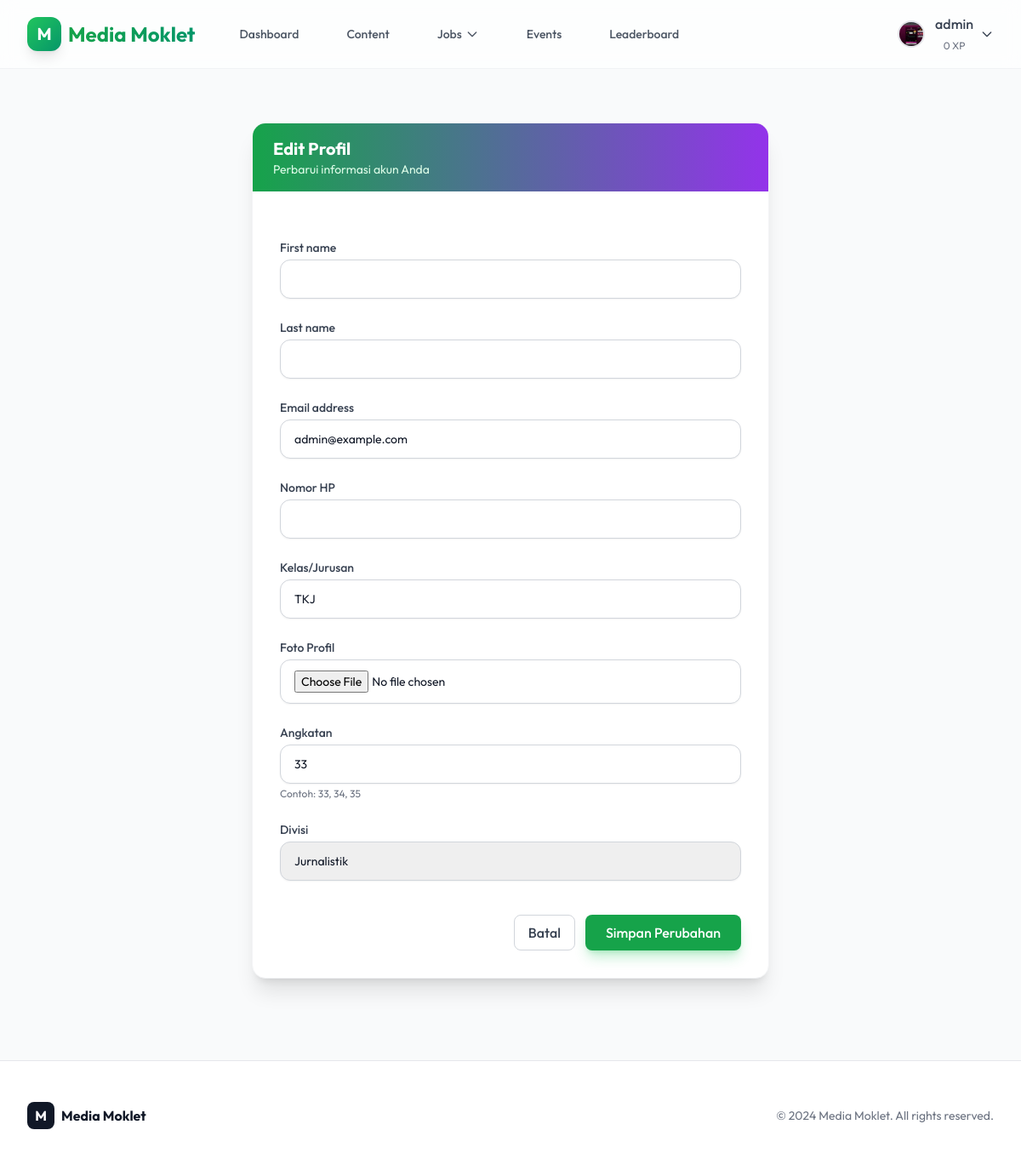
The page /auth/profile/edit/ (signed in) on the database its author committed.
### users/models.py (models this page shows, shortened)
class User(AbstractUser):
    class Division(models.TextChoices):
        JOURNALISM = 'JOURNALISM', 'Jurnalistik'
        DESIGN = 'DESIGN', 'Design'
        PHOTOGRAPHY = 'PHOTOGRAPHY', 'Fotografi'
    class Role(models.TextChoices):
        PIC_DIVISI = 'PIC_DIVISI', 'PIC Divisi'
        KETUA = 'KETUA', 'Ketua Media Moklet'
        WAKA = 'WAKA', 'Wakil Ketua'
        SEKRETARIS = 'SEKRETARIS', 'Sekretaris'
        MEMBER = 'MEMBER', 'Anggota'
    class_name = models.CharField(max_length=50, verbose_name="Kelas/Jurusan")
    nisn = models.CharField(max_length=20, unique=True, verbose_name="NISN")
    angkatan = models.IntegerField(default=34, verbose_name="Angkatan", help_text="Contoh: 33, 34, 35")
    division = models.CharField(
        max_length=20,
        choices=Division.choices,
        default=Division.JOURNALISM,
        verbose_name="Divisi"
    )
    role = models.CharField(
        max_length=20,
        choices=Role.choices,
        default=Role.MEMBER,
        verbose_name="Role/Jabatan"
    )
    phone_number = models.CharField(max_length=15, blank=True, null=True, verbose_name="Nomor HP")
    is_verified = models.BooleanField(default=False, verbose_name="Terverifikasi")
    profile_photo = models.ImageField(upload_to='profile_photos/', blank=True, null=True, verbose_name="Foto Profil")
    badges = models.ManyToManyField(Badge, blank=True, related_name='users', verbose_name="Badges")
    points = models.IntegerField(default=0)

### users/views.py (the view)
# urls.py: path('profile/edit/', views.edit_profile, name='edit_profile'),
@login_required
def edit_profile(request):
    if request.method == 'POST':
        form = UserEditForm(request.POST, request.FILES, instance=request.user)
        if form.is_valid():
            form.save()
            messages.success(request, 'Profil berhasil diperbarui!')
            return redirect('profile')
    else:
        form = UserEditForm(instance=request.user)
    return render(request, 'users/edit_profile.html', {'form': form})

### users/forms.py
class UserEditForm(forms.ModelForm):
    class Meta:
        model = User
        fields = ['first_name', 'last_name', 'email', 'phone_number', 'class_name', 'profile_photo', 'angkatan', 'division']
        widgets = {
            'profile_photo': forms.FileInput(attrs={'accept': 'image/*'}),
        }

### users/templates/users/edit_profile.html (shortened to what this page needs)
{% extends 'core/base.html' %}
{% block content %}
<div class="max-w-2xl mx-auto py-12 px-4 sm:px-6 lg:px-8">
    <div class="bg-white shadow-xl rounded-2xl overflow-hidden border border-gray-100">
        <div class="bg-gradient-to-r from-primary-600 to-purple-600 px-6 py-4">
            <h2 class="text-xl font-bold text-white">Edit Profil</h2>
            <p class="text-primary-100 text-sm">Perbarui informasi akun Anda</p>
        </div>
        <div class="p-8">
            <form method="POST" enctype="multipart/form-data" class="space-y-6">
                {% for field in form %}
                <div>
                    <label for="{{ field.id_for_label }}" class="block text-sm font-medium text-gray-700 mb-1">
                        {{ field.label }}
                    </label>
                    {{ field }}
                    {% if field.help_text %}
                    <p class="mt-1 text-xs text-gray-500">{{ field.help_text }}</p>
                    {% endif %}
                </div>
                {% endfor %}
                <div class="pt-4 flex justify-end gap-3">
                    <a href="{% url 'profile' %}"
                        class="px-4 py-2 border border-gray-300 rounded-lg text-gray-700 hover:bg-gray-50 font-medium transition-colors">
                        Batal
                    </a>
                    <button type="submit"
                        class="px-6 py-2 bg-primary-600 text-white rounded-lg hover:bg-primary-700 font-medium shadow-lg shadow-primary-500/30 transition-all hover:-translate-y-0.5">
                        Simpan Perubahan
                    </button>
                </div>
            </form>
        </div>
    </div>
</div>
{% endblock %}

### core/templates/core/base.html (shortened to what this page needs)
{% load static %}
<!DOCTYPE html>
<html lang="en" class="scroll-smooth">
<head>
    <script src="https://cdn.tailwindcss.com"></script>
</head>
<body class="bg-gray-50 text-gray-900 min-h-screen flex flex-col">
    <nav class="fixed w-full z-50 glass border-b border-gray-200/50 transition-all duration-300"
        x-data="{ scrolled: false }" @scroll.window="scrolled = (window.pageYOffset > 20)">
        <div class="max-w-7xl mx-auto px-4 sm:px-6 lg:px-8">
            <div class="flex justify-between h-20">
                <div class="flex items-center">
                    <a href="{% url 'home' %}" class="flex items-center gap-2 group">
                        <div
                            class="w-10 h-10 bg-gradient-to-br from-green-500 to-emerald-600 rounded-xl flex items-center justify-center text-white font-bold text-xl shadow-lg group-hover:scale-110 transition-transform">
                            M
                        </div>
                        <span
                            class="text-2xl font-bold bg-clip-text text-transparent bg-gradient-to-r from-green-600 to-emerald-600">Media
                            Moklet</span>
                    </a>
                    <div class="hidden md:ml-10 md:flex md:space-x-8">
                        {% if user.is_authenticated %}
                        <a href="{% url 'profile' %}"
                            class="text-gray-600 hover:text-primary-600 px-3 py-2 rounded-md text-sm font-medium transition-colors">Dashboard</a>
                        <a href="{% url 'cms_dashboard' %}"
                            class="text-gray-600 hover:text-primary-600 px-3 py-2 rounded-md text-sm font-medium transition-colors">Content</a>
                        <div class="relative" x-data="{ open: false }">
                            <button @click="open = !open" @click.away="open = false"
                                class="text-gray-600 hover:text-primary-600 px-3 py-2 rounded-md text-sm font-medium transition-colors flex items-center gap-1">
                                Jobs
                                <svg class="w-4 h-4" fill="none" stroke="currentColor" viewBox="0 0 24 24">
                                    <path stroke-linecap="round" stroke-linejoin="round" stroke-width="2"
                                        d="M19 9l-7 7-7-7"></path>
                                </svg>
                            </button>
                        </div>
                        <a href="{% url 'event_list' %}"
                            class="text-gray-600 hover:text-primary-600 px-3 py-2 rounded-md text-sm font-medium transition-colors">Events</a>
                        <a href="{% url 'leaderboard' %}"
                            class="text-gray-600 hover:text-primary-600 px-3 py-2 rounded-md text-sm font-medium transition-colors">Leaderboard</a>
                        {% endif %}
                    </div>
                </div>
                <div class="flex items-center space-x-4">
                    {% if user.is_authenticated %}
                    <div class="relative" x-data="{ open: false }">
                        <button @click="open = !open" @click.away="open = false"
                            class="flex items-center space-x-3 text-gray-700 hover:text-primary-600 focus:outline-none group">
                            {% if user.profile_photo %}
                            <img src="{{ user.profile_photo.url }}" alt="{{ user.username }}"
                                class="w-8 h-8 rounded-full object-cover border-2 border-gray-200 group-hover:border-primary-500 transition-colors">
                            {% else %}
                            <div
                                class="w-8 h-8 rounded-full bg-gradient-to-br from-green-400 to-emerald-600 flex items-center justify-center text-white text-sm font-bold border-2 border-gray-200 group-hover:border-primary-500 transition-colors">
                                {{ user.get_initials }}
                            </div>
                            {% endif %}
                            <div class="flex items-center gap-2">
                                <div>
                                    <span class="font-medium block">{{ user.username }}</span>
                                    <span class="text-xs text-gray-500">{{ user.points }} XP</span>
                                </div>
                                <svg class="w-4 h-4" fill="none" stroke="currentColor" viewBox="0 0 24 24">
                                    <path stroke-linecap="round" stroke-linejoin="round" stroke-width="2"
                                        d="M19 9l-7 7-7-7"></path>
                                </svg>
                            </div>
                        </button>
                    </div>
                    {% endif %}
                </div>
            </div>
        </div>
    </nav>
    <main class="flex-grow pt-24 pb-12 px-4 sm:px-6 lg:px-8 max-w-7xl mx-auto w-full">
        {% block content %}
        {% endblock %}
    </main>
    <footer class="bg-white border-t border-gray-200 mt-auto">
        <div class="max-w-7xl mx-auto py-12 px-4 sm:px-6 lg:px-8">
            <div class="flex justify-between items-center">
                <div class="flex items-center gap-2">
                    <div class="w-8 h-8 bg-gray-900 rounded-lg flex items-center justify-center text-white font-bold">M
                    </div>
                    <span class="text-gray-900 font-bold">Media Moklet</span>
                </div>
                <p class="text-gray-500 text-sm">© 2024 Media Moklet. All rights reserved.</p>
            </div>
        </div>
    </footer>
</body>
</html>

### core/templates/core/base.html (style rules this page uses)
body { font-family: 'Outfit', sans-serif; }
.glass { background: rgba(255, 255, 255, 0.7); backdrop-filter: blur(10px); -webkit-backdrop-filter: blur(10px); }

### rows shown on the page
User: profile_photo (picture), username "admin", points "0", form "admin@example.com" "TKJ" "33" "Jurnalistik"

### other values the page prints
{{ field.label }} "First name" "Last name" "Email address" "Nomor HP" "Kelas/Jurusan" "Foto Profil" "Angkatan" "Divisi"
{{ field.help_text }} "Contoh: 33, 34, 35"
